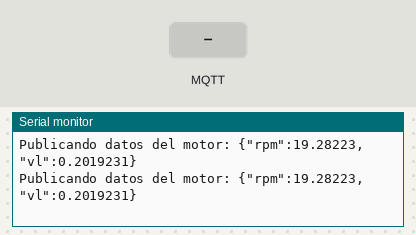
Bench run of a sketch on a simulated ESP8266 (NodeMCU). Parts: the last lines printed to the serial monitor. Inputs (shaded band) come from the test bench. WiFi joins after 1.5 s; servers stay silent unless stated; random numbers use the default seed unless the sketch sets one; no MQTT or app messages arrive unless stated.

Above: at 2.7 s.
2.8 s: MQTT message "1" arrives on the first subscribed topic
At 2.99 s:
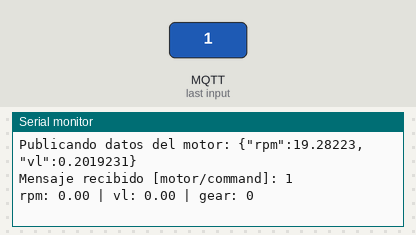
4.3 s: MQTT message "on" arrives on the first subscribed topic
At 4.49 s:
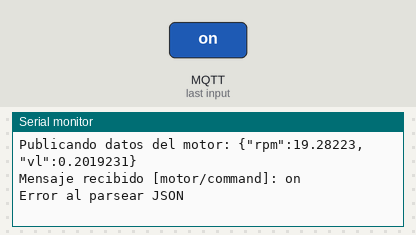
5.8 s: MQTT message "off" arrives on the first subscribed topic
At 5.99 s:
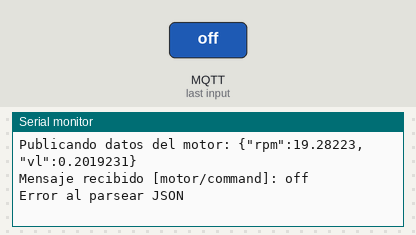

The sketch:

LAB7.ino
```cpp
#include <ESP8266WiFi.h>
#include <PubSubClient.h>
#include <ArduinoJson.h>
#include <Arduino.h>

// Variables para lo calculos
float radio = 0.1; //Radio de la rueda en metros
float VAMradsec = 10.5; // Velocidad angular del motor en radianes por segundo
float RT = 5.2; // Relacion de la transmision (motor a rueda)
float VARradsec = 0.0;

//Aletorios
int number_max = 50;
int number_data = 0;

// --- Datos de tu red WiFi ---
const char* ssid = "DASC";
const char* password = "44034403";

// --- Datos del Broker Mosquitto en la Raspberry Pi ---

const char* mqtt_server = "192.168.243.235";
const int mqtt_port = 1883; // Puerto estándar de MQTT
const char* mqtt_user = ""; // Si configuraste usuario en Mosquitto
const char* mqtt_password = ""; // Si configuraste contraseña en Mosquitto

// --- Tópico MQTT para publicar ---

const char* publish_topic = "motor/data";
const char* subscribe_topic = "motor/command";

WiFiClient espClient;
PubSubClient client(espClient);
long lastMsg = 0;
long msgInterval = 500; // Intervalo de envío en milisegundos (5 segundos)

void setup_wifi() {
  delay(10);
  Serial.println();
  Serial.print("Conectando a ");
  Serial.println(ssid);

  WiFi.begin(ssid, password);

  while (WiFi.status() != WL_CONNECTED) {
    delay(500);
    Serial.print(".");
  }

  Serial.println("");
  Serial.println("WiFi conectado");
  Serial.println("Dirección IP: ");
  Serial.println(WiFi.localIP());

}
  void reconnect() {
  while (!client.connected()) {
    Serial.print("Intentando conectar a MQTT...");
    if (client.connect("ESP8266Client", mqtt_user, mqtt_password)) {
      Serial.println("conectado");
      // Puedes suscribirte a tópicos aquí si lo deseas
      client.subscribe("motor/command");
    } else {
      Serial.print("falló, rc=");
      Serial.print(client.state());
      Serial.println(" intentando de nuevo en 5 segundos");
      delay(5000);
    }
  }
}

// MQTT Callback
void callback(char* topic, byte* payload, unsigned int length) {
  Serial.print("Mensaje recibido [");
  Serial.print(topic);
  Serial.print("]: ");

  // Convert to string
  String jsonStr;
  for (unsigned int i = 0; i < length; i++) {
    jsonStr += (char)payload[i];
  }
  Serial.println(jsonStr);

  // Parse JSON
  StaticJsonDocument<200> doc;
  DeserializationError err = deserializeJson(doc, jsonStr);
  if (err) {
    Serial.println("Error al parsear JSON");
    return;
  }

  float rpm = doc["rpm"];
  float vl = doc["vl"];
  int gear = doc["gear"];

  Serial.printf("rpm: %.2f | vl: %.2f | gear: %d\n", rpm, vl, gear);
}

// Calcular RPM
float calcularRPM(){
  // velocidad angular de la rueda (rad/seg) = velocidad angular del motor (rad/seg)/relacion de transmision
  VARradsec = VAMradsec / RT;

  // rps = velocidad angular de la rueda (rad/seg) / (2 * PI)
  float rps = VARradsec / (2 * PI);

  // rps = rps * 60
  float rpm = rps* 60;

  return rpm;
}

//Calculo de velocida lineal
float calcularV(){
  float VARradsec = VAMradsec / RT;
  float vl = VARradsec * radio;
  return vl;
}


void setup() {
  Serial.begin(115200);
  setup_wifi();
  client.setServer(mqtt_server, mqtt_port);
  client.setCallback(callback);
}


void loop() {
  if (!client.connected()) {
    reconnect();
  }

  client.loop();

  long now = millis();

  if (now - lastMsg > msgInterval) {
    lastMsg = now;

    float rpm = 0.0;
    float vl = 0.0;

    if(number_data < number_max){
      // Calcular RPM y velocidad lineal
      rpm = calcularRPM();
      vl = calcularV();
      number_data++;
    }
    else{
      rpm = random(50, 150) / 10.0; //Rango: 5.0 a 15.0 rad/s (1 decimal)
      vl = random(40, 70) / 10.0; // Rango: 4.0 a 7.0 (1 decimal)
    };

    // Crear el documento JSON
    StaticJsonDocument<200> jsonDocument;
    jsonDocument["rpm"] = rpm;
    jsonDocument["vl"] = vl;

    // Convertir el documento JSON a una cadena
    String jsonString;
    serializeJson(jsonDocument, jsonString);

    Serial.print("Publicando datos del motor: ");
    Serial.println(jsonString);
    client.publish("motor/data", jsonString.c_str());
  }
}
```

Measured:
- after the input at 2.8 s, the serial monitor: prints a new line at once (image 1)
- after the input at 4.3 s, the serial monitor: prints a new line at once (image 2)
- after the input at 5.8 s, the serial monitor: prints a new line at once (image 3)
